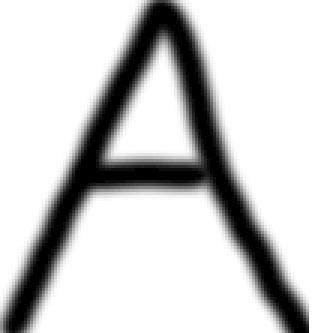
#> input picture sources/A0.png, 104 x 111 px (shown 3 times larger); its folder holds 4 pictures in this run
$ jupyter execute --allow-errors ApprentissageMachine.ipynb
#> lines starting #> are read from the running program, lines starting #| are printed output that depends on the picture
[cell 1]
import numpy as np
import matplotlib.pyplot as plt
from PIL import Image, ImageFilter

# CONSTANTES
n = 32 # Taille de l'image
N = 4 # Nombre d'image

# Fonction qui importe une image, la redimenssionne et la binarize
def impIm(lettre,num):
#> called with lettre = 'A', num = 0
    im = np.array(Image.open("sources/%s%d.png" % (lettre,num)).resize((n,n)))
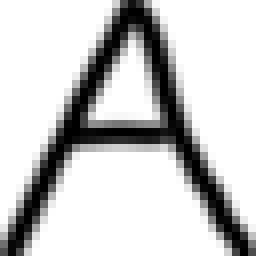
#> im: shape (32, 32, 4) (shown 8 times larger); mean R, G, B, A 201.9, 201.9, 201.9, 255
    th = 128
    im_bool = (im < th)

    # Passage de matrice RGB a matrice 2D
    matx = np.zeros((n,n))
    for i in range(n):
        for j in range(n):
            if im_bool[i,j,0]:
                matx[i,j] = 1
            else:
                matx[i,j] = 0
    return matx

# Fonction d'apprentissage machine, elle fait ressortir les zone les plus occupe d'une matrice
def learn(mat):
    for i in range(n):
        for j in range(n):
            if mat[i,j] == 1:
                mat[i,j] += 1
            else:
                mat[i,j] += -1
#> pass 2 of the loop `for i in range(N):`:
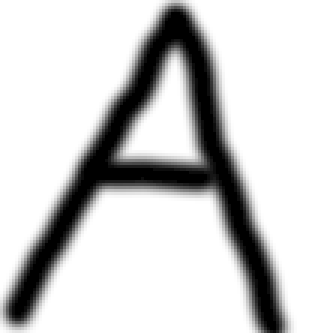
#> input picture sources/A1.png, 104 x 111 px (shown 3 times larger)
#> in impIm (call 2), `im = np.array(Image.open("sources/%s%d.png" % (lettre,num)).resize((n,..`:
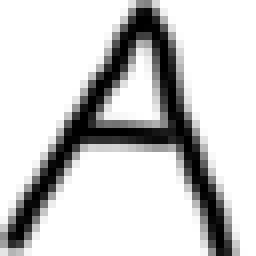
#> im: shape (32, 32, 4) (shown 8 times larger); mean R, G, B, A 204, 204, 204, 255
    return mat

[cell 2]
W = np.zeros((32,32))
#> (the rest of this cell did not finish here and is left out)

[cell 3]
# SCORE CANDIDAT
I = impIm('A',0)
phi = W*I
plt.matshow(phi)

# SCORE IDEAL POID-MODEL
mu = 0
for i in range(n):
    for j in range(n):
        if W[i,j]> 0:
            mu += W[i,j]

# QUOTIENT DE RECONNAISSANCE
Q = phi/mu
print("Q = ",abs(Q.sum()))
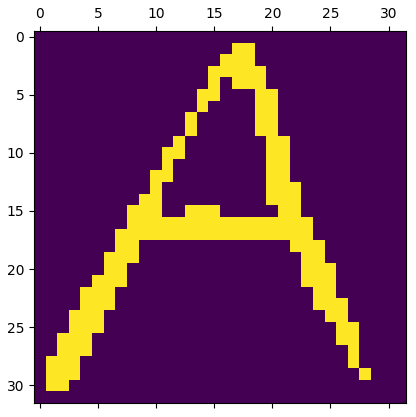
#> figure drawn by matplotlib, 1 panel
